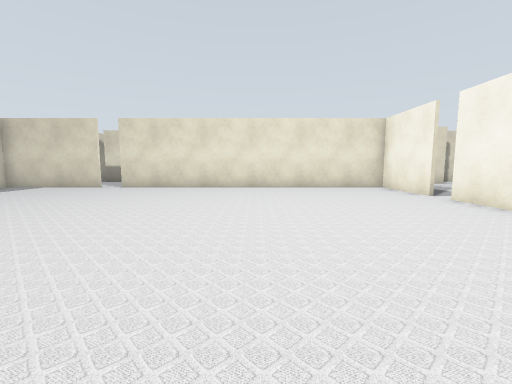
View 1 (above)

22 first-person views from a walk through a world built for the Gazebo simulator. The camera is 0.94 m above the floor, tilts 6° down and sees 90° across. Floor lines are 1 m apart. The floor is counted in squares, 1 m on a side. Each view is taken from the middle of a square. On the plan, view 1 faces up. The plan holds only what a view shows up to about 10 squares ahead; the rest is blank. The place goes on beyond the plan. The robots in the file are not drawn.

View 2
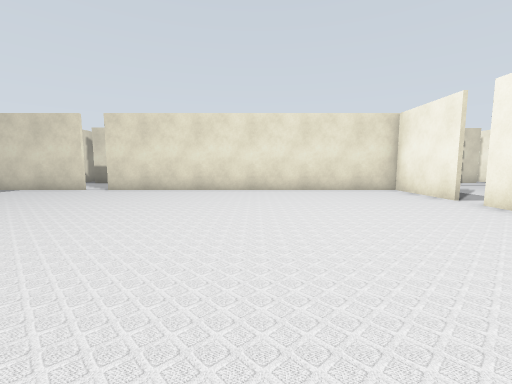

View 3
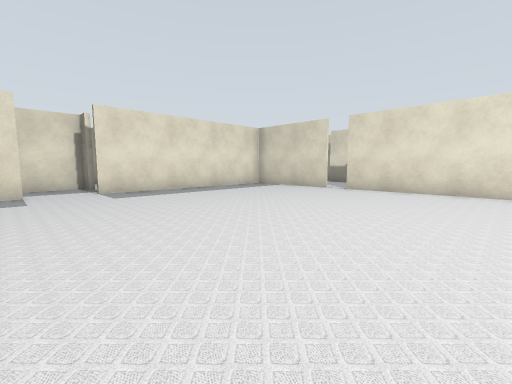

View 4
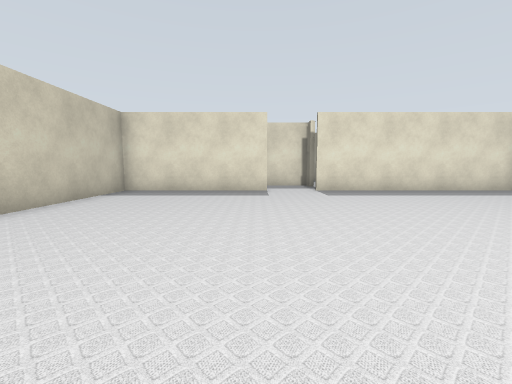

View 5
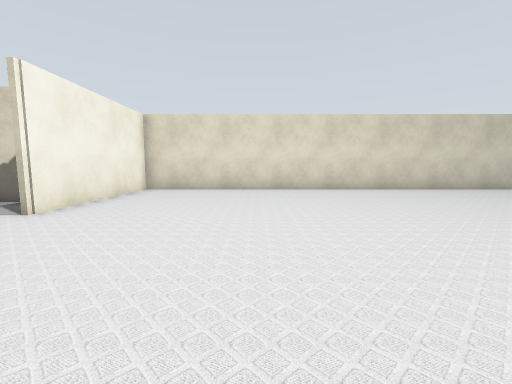

View 6
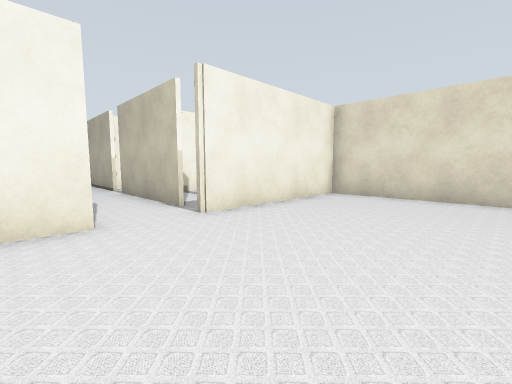

View 7
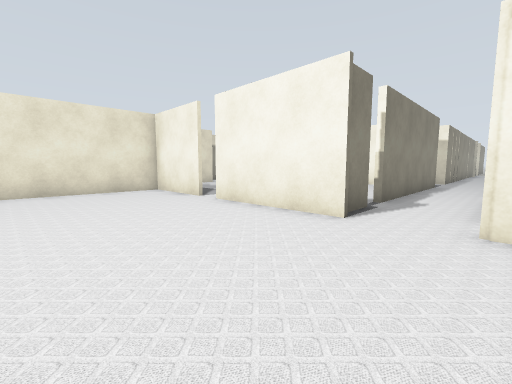

View 8
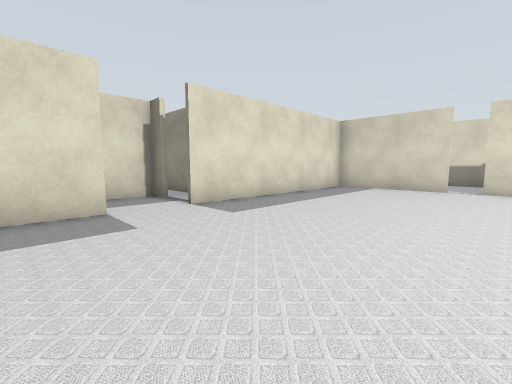

View 9
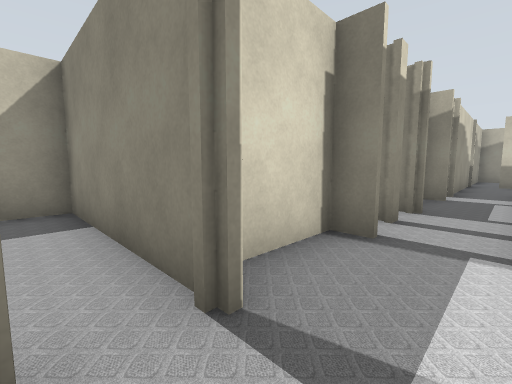

View 10
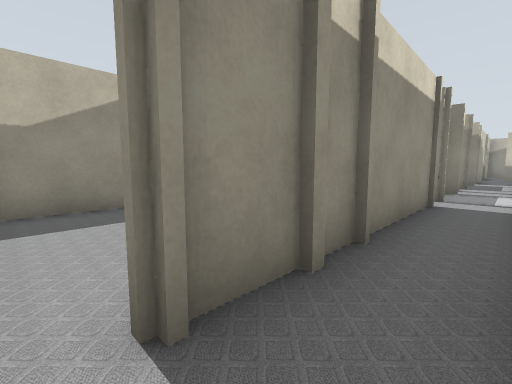

View 11
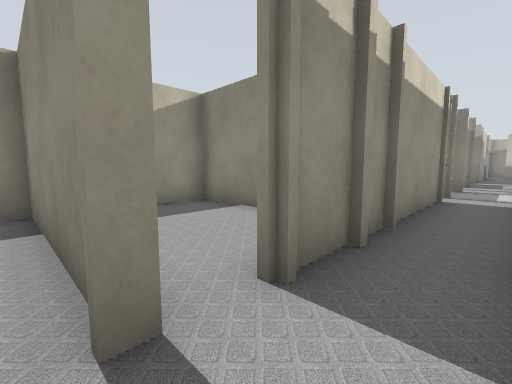

View 12
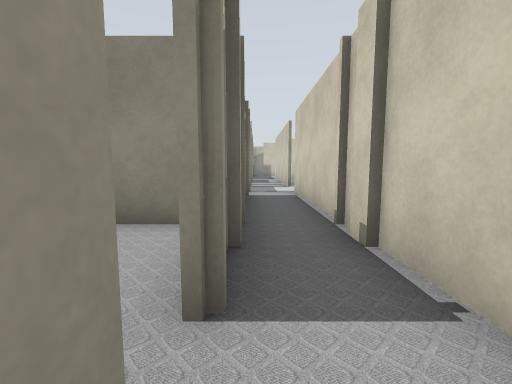

View 13
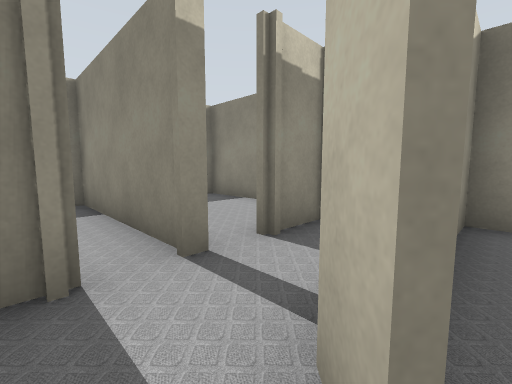

View 14
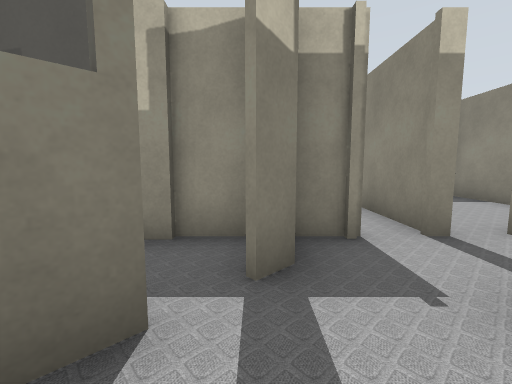

View 15
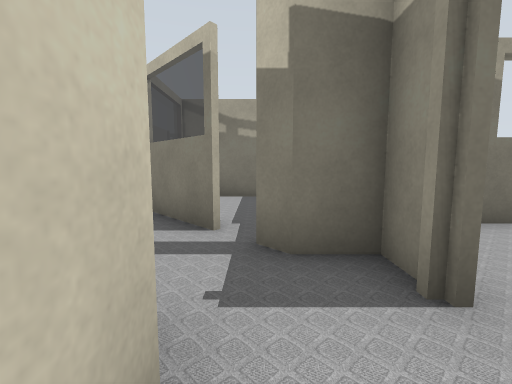

View 16
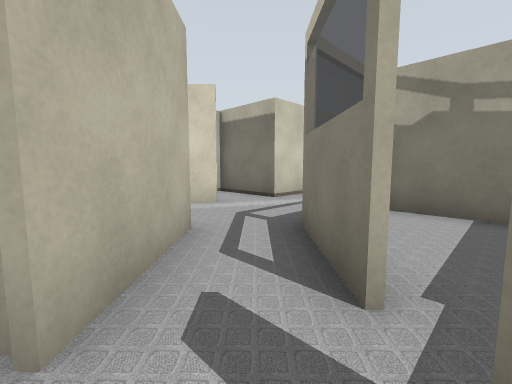

View 17
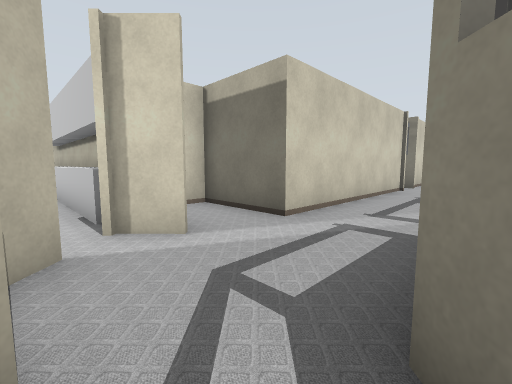

View 18
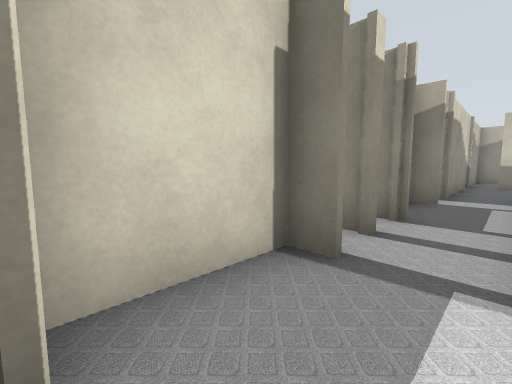

View 19
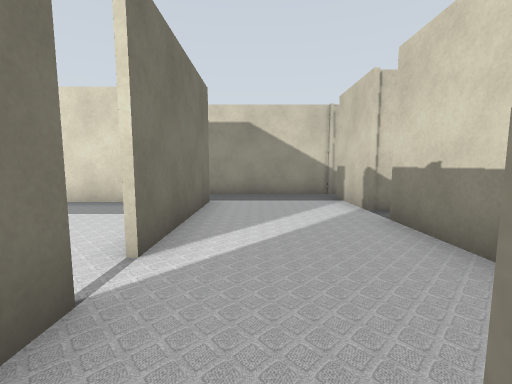

View 20
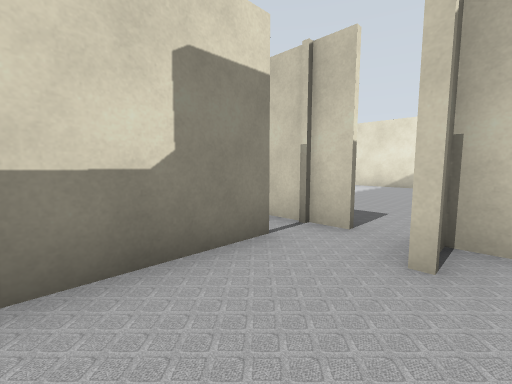

View 21
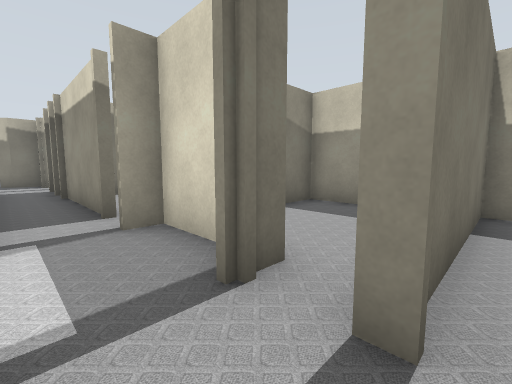

View 22
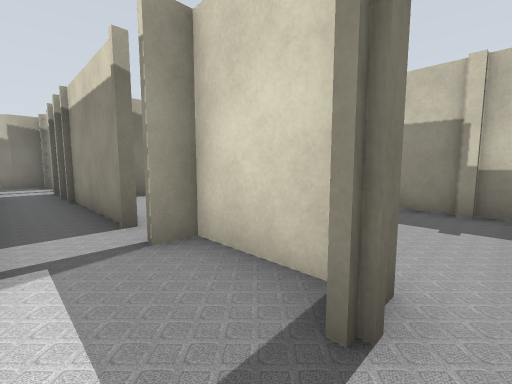

### Floor plan
Key: @ floor where view 1 was taken; # wall or solid block; x gap in a wall; . floor; = window, fence, low wall or low ledge; T thing the floor can be seen under or through.
Columns run from 17 left of view 1 to 13 right of it. Each row starts with its distance up from view 1.
 16                    ..
 15      #        # .....
 14      ########TT.....
 13      #.......TT..
 12      #........#
 11      #.####.###########
 10      #.#..............#
  9      ..#..............#..
  8     #..#..............x.
  7     #..#..............#
  6     #..#..............#
  5 #####..#..............#
  4 #......#..............#
  3 #...#xx ..............#########
  2 #...#..........................
  1 ######.#..............#.####x#
  0      #.#.........@....######
 -1      #.#..............#    #
 -2      #.#..............#
 -3      #.#..............#
 -4 ######.################
 -5 #....#.#
 -6 #....#.#
 -7 #......#
 -8 #####..##
 -9     ##..##
-10      ##..#
-11      ##=.####
-12       .==...##
-13       ..=...###
-14       .  .....#
-15       ###..####
-16          ..#
-17          ..#
-18           .#
-19           .#
-20           .#
-21           .#

Where each view was taken, in squares from view 1:
view 1: 0 up, 0 right, facing up
view 2: 1 up, 0 right, facing up
view 3: 1 up, 1 left, facing up-left
view 4: 1 up, 1 left, facing left
view 5: 6 up, 1 right, facing down
view 6: 4 up, 1 right, facing down-right
view 7: 1 up, 1 right, facing up-right
view 8: 0 up, 5 left, facing up-left
view 9: 0 up, 11 left, facing up-left
view 10: 7 down, 11 left, facing up-left
view 11: 8 down, 11 left, facing up-left
view 12: 8 down, 12 left, facing up
view 13: 9 down, 10 left, facing up-left
view 14: 10 down, 9 left, facing left
view 15: 7 down, 11 left, facing down
view 16: 9 down, 11 left, facing down-right
view 17: 11 down, 9 left, facing down-right
view 18: 1 up, 11 left, facing up-left
view 19: 12 up, 4 left, facing left
view 20: 12 up, 7 left, facing up-right
view 21: 5 up, 11 left, facing down-left
view 22: 4 up, 11 left, facing down-left
